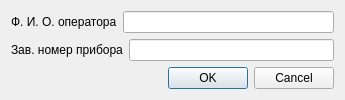
<?xml version="1.0" encoding="UTF-8"?>
<ui version="4.0">
 <class>StartDialog</class>
 <widget class="QDialog" name="StartDialog">
  <property name="geometry">
   <rect>
    <x>0</x>
    <y>0</y>
    <width>345</width>
    <height>100</height>
   </rect>
  </property>
  <property name="windowTitle">
   <string>Dialog</string>
  </property>
  <layout class="QVBoxLayout" name="verticalLayout">
   <item>
    <layout class="QHBoxLayout" name="horizontalLayout">
     <item>
      <widget class="QLabel" name="label">
       <property name="text">
        <string>Ф. И. О. оператора</string>
       </property>
       <property name="buddy">
        <cstring>FIO</cstring>
       </property>
      </widget>
     </item>
     <item>
      <widget class="QLineEdit" name="FIO">
       <property name="minimumSize">
        <size>
         <width>200</width>
         <height>0</height>
        </size>
       </property>
      </widget>
     </item>
    </layout>
   </item>
   <item>
    <layout class="QHBoxLayout" name="horizontalLayout_2">
     <item>
      <widget class="QLabel" name="label_2">
       <property name="text">
        <string>Зав. номер прибора</string>
       </property>
       <property name="buddy">
        <cstring>FIO</cstring>
       </property>
      </widget>
     </item>
     <item>
      <widget class="QLineEdit" name="Number"/>
     </item>
    </layout>
   </item>
   <item>
    <widget class="QDialogButtonBox" name="buttonBox">
     <property name="orientation">
      <enum>Qt::Horizontal</enum>
     </property>
     <property name="standardButtons">
      <set>QDialogButtonBox::Cancel|QDialogButtonBox::Ok</set>
     </property>
    </widget>
   </item>
  </layout>
 </widget>
 <resources/>
 <connections>
  <connection>
   <sender>buttonBox</sender>
   <signal>accepted()</signal>
   <receiver>StartDialog</receiver>
   <slot>accept()</slot>
   <hints>
    <hint type="sourcelabel">
     <x>248</x>
     <y>254</y>
    </hint>
    <hint type="destinationlabel">
     <x>157</x>
     <y>274</y>
    </hint>
   </hints>
  </connection>
  <connection>
   <sender>buttonBox</sender>
   <signal>rejected()</signal>
   <receiver>StartDialog</receiver>
   <slot>reject()</slot>
   <hints>
    <hint type="sourcelabel">
     <x>316</x>
     <y>260</y>
    </hint>
    <hint type="destinationlabel">
     <x>286</x>
     <y>274</y>
    </hint>
   </hints>
  </connection>
 </connections>
</ui>
